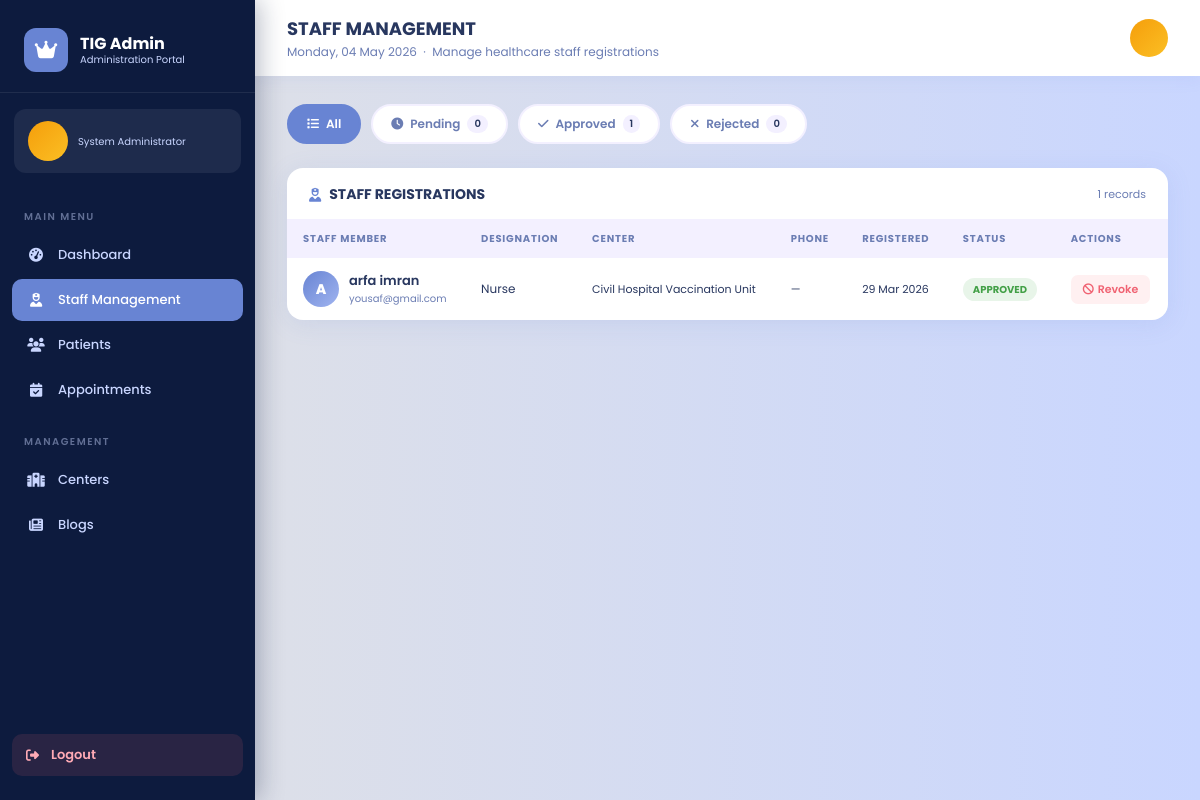
The app's page /admin-panel/staff/ (signed in) with its own data.
### Staff/models.py (models this page shows, shortened)
class StaffProfile(models.Model):
    STATUS_CHOICES = [
        ('pending',  'Pending Approval'),
        ('approved', 'Approved'),
        ('rejected', 'Rejected'),
    ]
    ROLE_CHOICES = [
        ('staff', 'Healthcare Staff'),
        ('admin', 'Administrator'),
    ]
    user         = models.OneToOneField(User, on_delete=models.CASCADE, related_name='staff_profile')
    center       = models.ForeignKey(VaccinationCenter, on_delete=models.SET_NULL,
                                     null=True, blank=True, related_name='staff')
    phone        = models.CharField(max_length=15, blank=True, null=True)
    designation  = models.CharField(max_length=100, blank=True, null=True)
    status       = models.CharField(max_length=20, choices=STATUS_CHOICES, default='pending')
    role         = models.CharField(max_length=20, choices=ROLE_CHOICES, default='staff')
    created_at   = models.DateTimeField(auto_now_add=True)

### Core/models.py (models this page shows, shortened)
class VaccinationCenter(models.Model):
    name         = models.CharField(max_length=200)
    address      = models.CharField(max_length=300)
    latitude     = models.DecimalField(max_digits=9, decimal_places=6, null=True, blank=True)
    longitude    = models.DecimalField(max_digits=9, decimal_places=6, null=True, blank=True)
    availability = models.CharField(max_length=100, default="Open 8am–4pm")
    is_active    = models.BooleanField(default=True)

### AdminPanel/views.py (the view)
    def wrapper(request, *args, **kwargs):
        if not request.user.is_authenticated:
            return redirect('admin-login')
        try:
            request.user.admin_profile
        except AdminProfile.DoesNotExist:
            messages.error(request, 'You do not have admin access.')
            return redirect('admin-login')
        return view_func(request, *args, **kwargs)

### AdminPanel/views.py (called while the page is built)
def admin_required(view_func):
    def wrapper(request, *args, **kwargs):
        if not request.user.is_authenticated:
            return redirect('admin-login')
        try:
            request.user.admin_profile
        except AdminProfile.DoesNotExist:
            messages.error(request, 'You do not have admin access.')
            return redirect('admin-login')
        return view_func(request, *args, **kwargs)
    wrapper.__name__ = view_func.__name__
    return wrapper

@admin_required
def AdminStaff(request):
    today = date.today().strftime("%A, %d %B %Y")
    status_filter = request.GET.get('status', 'all')
    if status_filter != 'all':
        staff_list = StaffProfile.objects.filter(status=status_filter).order_by('-created_at')
    else:
        staff_list = StaffProfile.objects.all().order_by('-created_at')
    pending_count  = StaffProfile.objects.filter(status='pending').count()
    approved_count = StaffProfile.objects.filter(status='approved').count()
    rejected_count = StaffProfile.objects.filter(status='rejected').count()
    return render(request, 'adminpanel/admin_staff.html', {
        'today':          today,
        'staff_list':     staff_list,
        'status_filter':  status_filter,
        'pending_count':  pending_count,
        'approved_count': approved_count,
        'rejected_count': rejected_count,
    })

### AdminPanel/templates/adminpanel/admin_staff.html (shortened to what this page needs)
<!DOCTYPE html>
<html lang="en">
<head>
    {% load static %}
    <link rel="stylesheet" href="https://cdnjs.cloudflare.com/ajax/libs/font-awesome/6.5.0/css/all.min.css"/>
</head>
<body>
<aside class="sidebar">
    <div class="sidebar-logo">
        <div class="logo-icon"><i class="fa-solid fa-crown"></i></div>
        <div class="logo-text">TIG Admin <span>Administration Portal</span></div>
    </div>
    <div class="sidebar-user">
        <div class="s-avatar">{{ request.user.first_name|first|upper }}</div>
        <div><div class="s-name">{{ request.user.first_name }} {{ request.user.last_name }}</div><div class="s-role">System Administrator</div></div>
    </div>
    <nav class="sidebar-nav">
        <div class="nav-label">Main Menu</div>
        <a class="nav-item" href="{% url 'admin-dashboard' %}"><i class="fa-solid fa-gauge-high"></i> Dashboard</a>
        <a class="nav-item active" href="{% url 'admin-staff' %}">
            <i class="fa-solid fa-user-nurse"></i> Staff Management
        </a>
        <a class="nav-item" href="{% url 'admin-users' %}"><i class="fa-solid fa-users"></i> Patients</a>
        <a class="nav-item" href="{% url 'admin-appointments' %}"><i class="fa-solid fa-calendar-check"></i> Appointments</a>
        <div class="nav-label" style="margin-top:8px">Management</div>
        <a class="nav-item" href="{% url 'admin-centers' %}"><i class="fa-solid fa-hospital"></i> Centers</a>
        <a class="nav-item" href="{% url 'admin-blogs' %}"><i class="fa-solid fa-newspaper"></i> Blogs</a>
    </nav>
    <div class="sidebar-footer">
        <a class="logout-btn" href="{% url 'admin-logout' %}"><i class="fa-solid fa-right-from-bracket"></i> Logout</a>
    </div>
</aside>
<div class="main">
    <header class="topbar">
        <div><h2>Staff Management</h2><p>{{ today }} &nbsp;&middot;&nbsp; Manage healthcare staff registrations</p></div>
        <div style="width:38px;height:38px;border-radius:50%;background:linear-gradient(135deg,#f59e0b,#fbbf24);display:flex;align-items:center;justify-content:center;font-size:15px;color:white;font-weight:700;">{{ request.user.first_name|first|upper }}</div>
    </header>
    <div class="content">
        <div class="filter-bar">
            <a href="?status=all" class="filter-btn {% if status_filter == 'all' %}active{% endif %}"><i class="fa-solid fa-list"></i> All</a>
            <a href="?status=pending" class="filter-btn {% if status_filter == 'pending' %}active{% endif %}"><i class="fa-solid fa-clock"></i> Pending <span class="filter-count">{{ pending_count }}</span></a>
            <a href="?status=approved" class="filter-btn {% if status_filter == 'approved' %}active{% endif %}"><i class="fa-solid fa-check"></i> Approved <span class="filter-count">{{ approved_count }}</span></a>
            <a href="?status=rejected" class="filter-btn {% if status_filter == 'rejected' %}active{% endif %}"><i class="fa-solid fa-xmark"></i> Rejected <span class="filter-count">{{ rejected_count }}</span></a>
        </div>
        <div class="table-card">
            <div class="card-header">
                <h3><i class="fa-solid fa-user-nurse"></i> Staff Registrations</h3>
                <span style="font-size:11px;color:var(--muted);">{{ staff_list|length }} records</span>
            </div>
            <table class="data-table">
                <thead>
                    <tr>
                        <th>Staff Member</th>
                        <th>Designation</th>
                        <th>Center</th>
                        <th>Phone</th>
                        <th>Registered</th>
                        <th>Status</th>
                        <th>Actions</th>
                    </tr>
                </thead>
                <tbody>
                    {% for sp in staff_list %}
                    <tr>
                        <td>
                            <div class="p-cell">
                                <div class="p-av">{{ sp.user.first_name|first|upper }}</div>
                                <div>
                                    <div class="p-nm">{{ sp.user.first_name }} {{ sp.user.last_name }}</div>
                                    <div class="p-em">{{ sp.user.email }}</div>
                                </div>
                            </div>
                        </td>
                        <td>{{ sp.designation|default:"—" }}</td>
                        <td style="font-size:11px;">{{ sp.center.name|default:"Not assigned" }}</td>
                        <td style="font-size:11px;">{{ sp.phone|default:"—" }}</td>
                        <td style="font-size:11px;">{{ sp.created_at|date:"d M Y" }}</td>
                        <td><span class="status-pill {{ sp.status }}">{{ sp.status|capfirst }}</span></td>
                        <td>
                            <div class="action-btns">
                                {% if sp.status == 'pending' %}
                                <form method="POST" action="{% url 'update-staff-status' sp.id %}">
                                    {% csrf_token %}<input type="hidden" name="action" value="approve">
                                    <button type="submit" class="act-btn approve"><i class="fa-solid fa-check"></i> Approve</button>
                                </form>
                                <form method="POST" action="{% url 'update-staff-status' sp.id %}">
                                    {% csrf_token %}<input type="hidden" name="action" value="reject">
                                    <button type="submit" class="act-btn reject"><i class="fa-solid fa-xmark"></i> Reject</button>
                                </form>
                                {% elif sp.status == 'approved' %}
                                <form method="POST" action="{% url 'update-staff-status' sp.id %}">
                                    <button type="submit" class="act-btn reject"><i class="fa-solid fa-ban"></i> Revoke</button>
                                </form>
                                {% else %}
                                <form method="POST" action="{% url 'update-staff-status' sp.id %}">
                                    {% csrf_token %}<input type="hidden" name="action" value="approve">
                                    <button type="submit" class="act-btn approve"><i class="fa-solid fa-rotate-right"></i> Re-approve</button>
                                </form>
                                {% endif %}
                            </div>
                        </td>
                    </tr>
                    {% empty %}
                    <tr><td colspan="7" style="text-align:center;padding:40px;color:var(--muted);">No staff registrations found.</td></tr>
                    {% endfor %}
                </tbody>
            </table>
        </div>
    </div>
</div>
</body>
</html>

### records on screen
StaffProfile: user.first_name|first "A", user.first_name "arfa", user.last_name "imran", user.email "yousaf@gmail.com", designation "Nurse", center.name "Civil Hospital Vaccination Unit", phone "—", created_at "29 Mar 2026", status "APPROVED", shows "Revoke"

### other values on screen
{{ pending_count }} "0"
{{ approved_count }} "1"
{{ rejected_count }} "0"
{{ staff_list|length }} "1"
